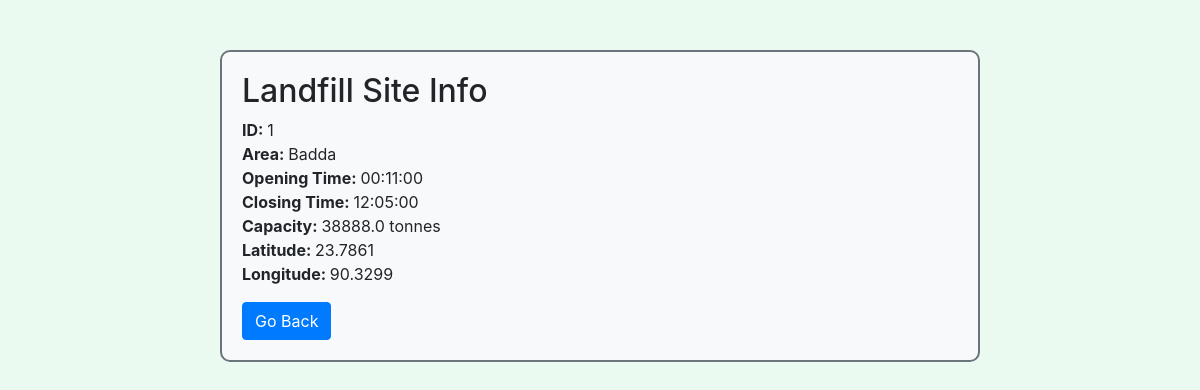
Screenshot of /landfill/edit/1 (signed in) with the database file from the repository.
### models.py (models this page shows, shortened)
class Landfill_info(db.Model):
    landfill_id = db.Column(db.Integer, primary_key=True, autoincrement=True)
    name = db.Column(db.String)
    site_capacity = db.Column(db.Float, nullable=False)
    latitude = db.Column(db.Float)
    longitude = db.Column(db.Float)
    opening_time = db.Column(db.Time)
    closing_time = db.Column(db.Time)

### landfill.py (the view)
@landfill.route('/edit/<int:lfId>')
def view_lf(lfId: int):
    lf = Landfill_info.query.filter_by(landfill_id=lfId).first()
    if lf:
        lf_data ={
                    'id': lf.landfill_id,
                    'capacity': lf.site_capacity,
                    'name': lf.name,
                    'lat': lf.latitude,
                    'long': lf.longitude,
                    'open': lf.opening_time,
                    'close': lf.closing_time
                 }
        return render_template('lf_profile.html', lf=lf_data)
    else:
        response = make_response(jsonify({"success": "False", "message": "No Landfill Site Found"}), 401)
        return response

### templates/lf_profile.html (shortened to what this page needs)
<!DOCTYPE html>
<html lang="en">
<head>
    <link rel="stylesheet" href="https://cdn.jsdelivr.net/npm/bootstrap@4.6.2/dist/css/bootstrap.min.css">
</head>
<body>
<div class="container">
    <div class="row justify-content-center">
        <div class="col-sm-8">
            <h2>Landfill Site Info</h2>
            <p>
                <b>ID: </b> {{lf.id}}<br>
                <b>Area: </b> {{lf.name}}<br>
                <b>Opening Time: </b> {{lf.open}} <br>
                <b>Closing Time: </b> {{lf.close}} <br>
                <b>Capacity: </b> {{lf.capacity}} tonnes<br>
                <b>Latitude: </b> {{lf.lat}}<br>
                <b>Longitude: </b> {{lf.long}}<br>
            </p>
            <button class="btn btn-primary" onclick="goBack()">Go Back</button>
        </div>
    </div>
</div>
</body>
</html>

### templates/lf_profile.html (style rules this page uses)
body { background-color: #eafaf1; }
.container { margin-top: 50px; }
.col-sm-8 { background-color: #f8f9fa; border: 2px solid #6c757d; border-radius: 10px; padding: 20px; }

### rows the page displays
Landfill_info: name "Badda", open "00:11:00", close "12:05:00", capacity "38888.0", lat "23.7861", long "90.3299"

### other values shown
{{ lf.id }} "1"
